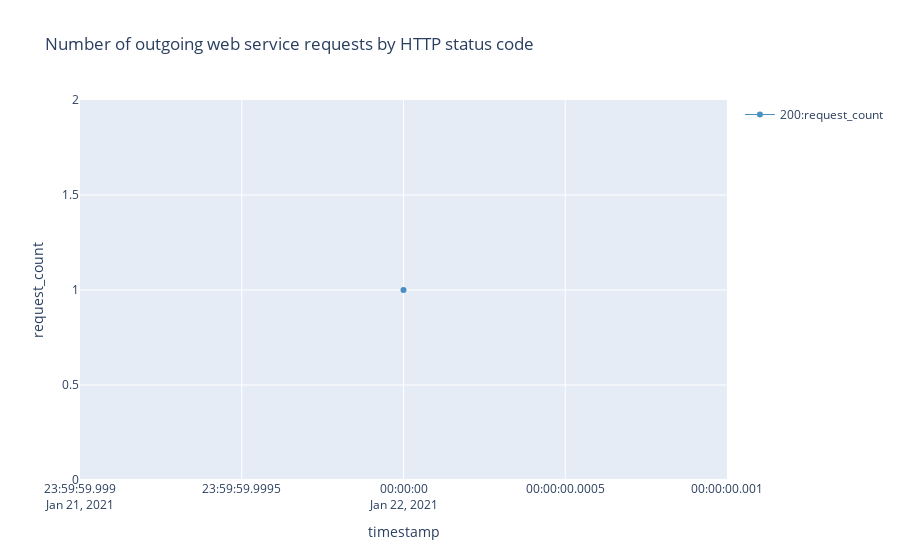

Notebook cell for this chart:
### Markdown cell above
## (Outgoing) web service requests overview 

Performance tuning guide: [https://docs.microsoft.com/en-us/dynamics365/business-central/dev-itpro/performance/performance-developer#web-service-client-performance](https://docs.microsoft.com/en-us/dynamics365/business-central/dev-itpro/performance/performance-developer#writing-efficient-web-services)

Outgoing Web service telemetry docs: [https://docs.microsoft.com/en-us/dynamics365/business-central/dev-itpro/administration/telemetry-webservices-outgoing-trace](https://docs.microsoft.com/en-us/dynamics365/business-central/dev-itpro/administration/telemetry-webservices-outgoing-trace) 

KQL sample: [https://github.com/microsoft/BCTech/blob/master/samples/AppInsights/KQL/RawData/OutGoingWebServiceCalls.kql](https://github.com/microsoft/BCTech/blob/master/samples/AppInsights/KQL/RawData/OutGoingWebServiceCalls.kql)

Explanation of different HTTP status codes: [https://en.wikipedia.org/wiki/List_of_HTTP_status_codes](https://en.wikipedia.org/wiki/List_of_HTTP_status_codes)

### Code cell
%%kql 
let _aadTenantId = aadTenantId;
let _environmentName = environmentName;
let _startDate = startDate;
let _endDate = endDate;
traces
| where 1==1 
    and timestamp >= todatetime(_startDate)
    and timestamp <= todatetime(_endDate) + totimespan(24h) - totimespan(1ms)    
    and customDimensions.aadTenantId == _aadTenantId
    and (_environmentName == '' or customDimensions.environmentName == _environmentName )
    and customDimensions.eventId == 'RT0019'
| extend alObjectId = toint(customDimensions.alObjectId)    
| extend httpStatusCode = tostring( customDimensions.httpReturnCode )
| summarize request_count=count() by httpStatusCode, bin(timestamp, 1d)
| order by httpStatusCode asc
| render timechart title= 'Number of outgoing web service requests by HTTP status code'

### Figure 1 — Plotly figure (JSON) as saved in the notebook; plotly's stock layout.template omitted (floating-point values rounded to 4 significant figures)
{"data": [{"line": {"color": "rgb(31, 118, 179)", "width": 1}, "name": "200:request_count", "opacity": 0.8, "type": "scatter", "x": ["2021-01-22T00:00:00+00:00"], "y": [1]}], "layout": {"showlegend": true, "title": {"text": "Number of outgoing web service requests by HTTP status code"}, "xaxis": {"autorange": true, "title": {"text": "timestamp"}, "type": "date"}, "yaxis": {"ticksuffix": "", "title": {"text": "request_count"}, "type": "linear"}}}
